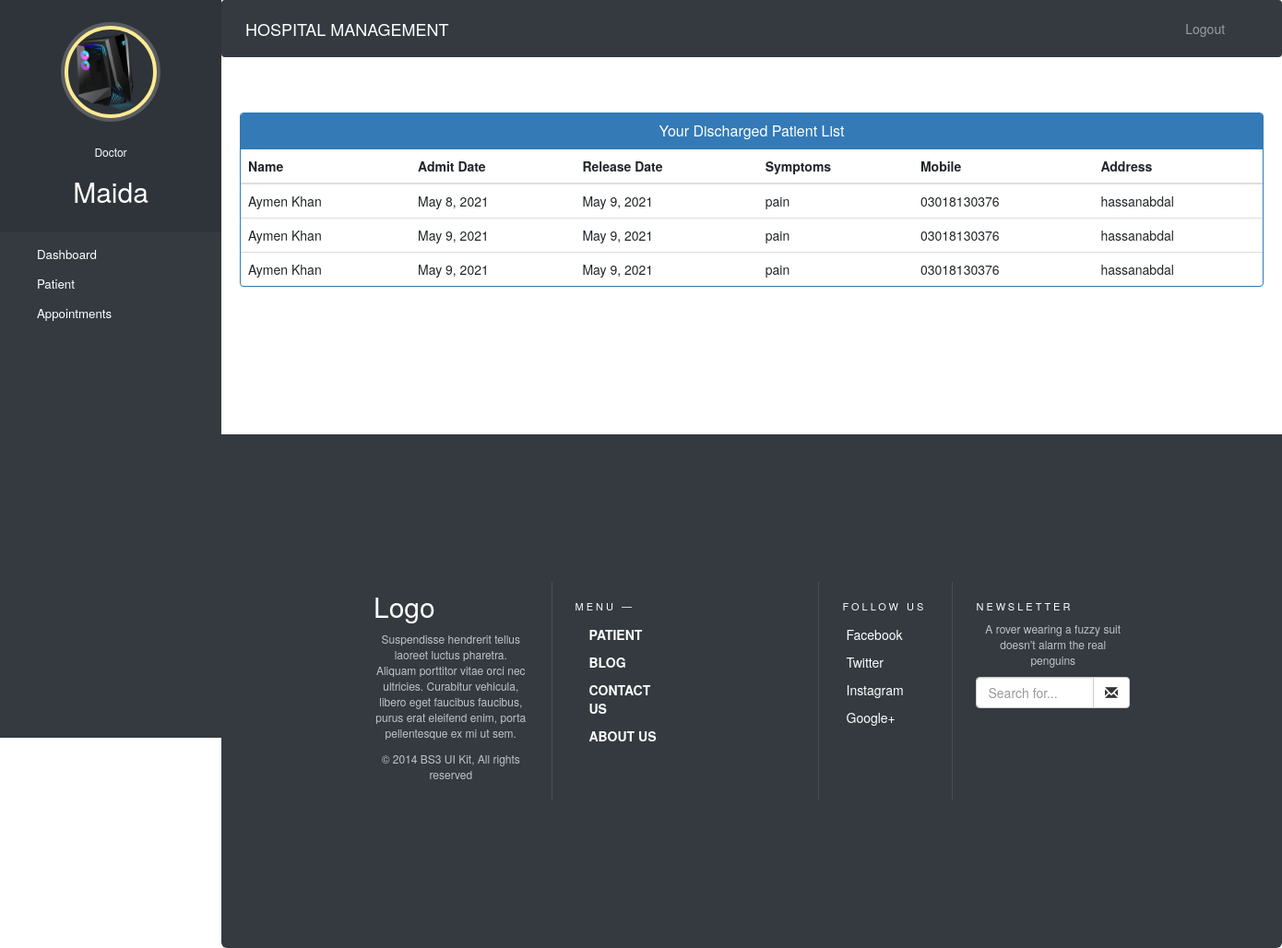
The app's page /doctor-view-discharge-patient (signed in) with its own data.
### hospital/models.py (models this page shows, shortened)
class Doctor(models.Model):
    user=models.OneToOneField(User,on_delete=models.CASCADE)
    profile_pic= models.ImageField(upload_to='profile_pic/DoctorProfilePic/',null=True,blank=True)
    address = models.CharField(max_length=40)
    mobile = models.CharField(max_length=20,null=True)
    department= models.CharField(max_length=50,choices=departments,default='Cardiologist')
    status=models.BooleanField(default=False)

class PatientDischargeDetails(models.Model):
    patientId=models.PositiveIntegerField(null=True)
    patientName=models.CharField(max_length=40)
    assignedDoctorName=models.CharField(max_length=40)
    address = models.CharField(max_length=40)
    mobile = models.CharField(max_length=20,null=True)
    symptoms = models.CharField(max_length=100,null=True)
    admitDate=models.DateField(null=False)
    releaseDate=models.DateField(null=False)
    daySpent=models.PositiveIntegerField(null=False)
    roomCharge=models.PositiveIntegerField(null=False)
    medicineCost=models.PositiveIntegerField(null=False)
    doctorFee=models.PositiveIntegerField(null=False)
    OtherCharge=models.PositiveIntegerField(null=False)
    total=models.PositiveIntegerField(null=False)

### hospital/views.py (the view)
# urls.py: path('doctor-view-discharge-patient',views.doctor_view_discharge_patient_view,name='doctor-view-discharge-patient'),
@login_required(login_url='doctorlogin')
@user_passes_test(is_doctor)
def doctor_view_discharge_patient_view(request):
    dischargedpatients=models.PatientDischargeDetails.objects.all().distinct().filter(assignedDoctorName=request.user.first_name)
    doctor=models.Doctor.objects.get(user_id=request.user.id) #for profile picture of doctor in sidebar
    return render(request,'hospital/doctor_view_discharge_patient.html',{'dischargedpatients':dischargedpatients,'doctor':doctor})

### hospital/views.py (called while the page is built)
def is_doctor(user):
    return user.groups.filter(name='DOCTOR').exists()

### templates/hospital/doctor_view_discharge_patient.html (shortened to what this page needs)
{% extends 'hospital/doctor_base.html' %}
{% block content %}
{%load static%}
<head>
  <link href="//netdna.bootstrapcdn.com/bootstrap/3.0.0/css/bootstrap.min.css" rel="stylesheet" id="bootstrap-css">
</head>
<div class="container">
  <div class="panel panel-primary">
    <div class="panel-heading">
      <h6 class="panel-title">Your Discharged Patient List</h6>
    </div>
    <table class="table table-hover" id="dev-table">
      <thead>
        <tr>
          <th>Name</th>
          <th>Admit Date</th>
          <th>Release Date</th>
          <th>Symptoms</th>
          <th>Mobile</th>
          <th>Address</th>
        </tr>
      </thead>
      {% for p in dischargedpatients %}
      <tr>
        <td> {{p.patientName}}</td>
        <td>{{p.admitDate}}</td>
        <td>{{p.releaseDate}}</td>
        <td>{{p.symptoms}}</td>
        <td>{{p.mobile}}</td>
        <td>{{p.address}}</td>
      </tr>
      {% endfor %}
    </table>
  </div>
</div>
{% endblock content %}

### templates/hospital/doctor_base.html (shortened to what this page needs)
<!DOCTYPE html>
{% load static %}
<html lang="en">
<head>
  <link rel="stylesheet" href="https://stackpath.bootstrapcdn.com/bootstrap/4.3.1/css/bootstrap.min.css">
  <link rel="stylesheet" href="https://maxcdn.bootstrapcdn.com/font-awesome/4.7.0/css/font-awesome.min.css">
</head>
<body>
  <nav class="menu bg-dark" tabindex="0">
    <header class="avatar">
      <img src="{{ doctor.profile_pic.url }}" alt="Profile Pic" />
      <br><br>
      <h6 class="text-white">Doctor</h6>
      <h2 class="text-white">{{request.user.first_name}}</h2>
    </header>
    <ul>
      <li tabindex="0" class="icon-dashboard"> <a style="color:white; text-decoration:none;" href="/doctor-dashboard"><span>Dashboard</span></a> </li>
      <li tabindex="0" class="icon-users"> <a style="color:white; text-decoration:none;" href="/doctor-patient"><span>Patient</span></a></li>
      <li tabindex="0" class="icon-calendar"> <a style="color:white; text-decoration:none;" href="/doctor-appointment"><span>Appointments</span></a></li>
    </ul>
  </nav>
  <main>
    <div class="bs-example">
      <nav class="navbar navbar-expand-md  navbar-dark bg-dark fixed-top" >
        <a href="/doctor-dashboard" class="navbar-brand text-center">HOSPITAL MANAGEMENT</a>
        <div class="collapse navbar-collapse justify-content-between" id="navbarCollapse">
          <div class="navbar-nav" style=" margin-left: 90%;">
            <a href="/logout" class="nav-item nav-link">Logout</a>
          </div>
        </div>
      </nav>
    </div>
    <br><br>
    {% block content %}
    {% endblock content %}
    <br><br><br><br><br><br><br>
    {% include 'hospital/footer.html'%}
  </main>
</body>
</html>

### templates/hospital/doctor_base.html (style rules this page uses)
a:link { text-decoration: none; }
a { color: white; }
body { padding-left: 240px; }
main { position: relative; height: 100vh; }
.menu { background: #5bc995; height: 100vh; width: 240px; position: fixed; top: 0px; left: 0; z-index: 5; outline: none; }
.menu .avatar { background: rgba(0, 0, 0, 0.1); padding: 2em 0.5em; text-align: center; }
.menu .avatar img { width: 100px; border-radius: 50%; overflow: hidden; border: 4px solid #ffea92; box-shadow: 0 0 0 4px rgba(255, 255, 255, 0.2); }
.menu .avatar h2 { font-weight: normal; margin-bottom: 0; }
.menu ul { list-style: none; padding: 0.5em 0; margin: 0; }
.menu ul li { padding: 0.5em 1em 0.5em 3em; font-size: 0.95em; font-weight: regular; background-repeat: no-repeat; background-position: left 15px center; background-size: auto 20px; transition: all 0.15s linear; cursor: pointer; }
.menu ul li.icon-dashboard { background-image: url("http://www.entypo.com/images//gauge.svg"); }
.menu ul li.icon-users { background-image: url("http://www.entypo.com/images//users.svg"); }
.menu ul li.icon-calendar { background-image: url("http://www.entypo.com/images//calendar.svg"); }

### templates/hospital/doctor_view_discharge_patient.html (style rules this page uses)
a:link { text-decoration: none; }
h6 { text-align: center; }

### records on screen
Doctor: profile_pic (picture)
PatientDischargeDetails: patientName "Aymen Khan", admitDate "May 8, 2021", releaseDate "May 9, 2021", symptoms "pain", mobile "03018130376", address "hassanabdal"
PatientDischargeDetails: patientName "Aymen Khan", admitDate "May 9, 2021", releaseDate "May 9, 2021", symptoms "pain", mobile "03018130376", address "hassanabdal"
PatientDischargeDetails: patientName "Aymen Khan", admitDate "May 9, 2021", releaseDate "May 9, 2021", symptoms "pain", mobile "03018130376", address "hassanabdal"

### other values on screen
{{ request.user.first_name }} "Maida"
